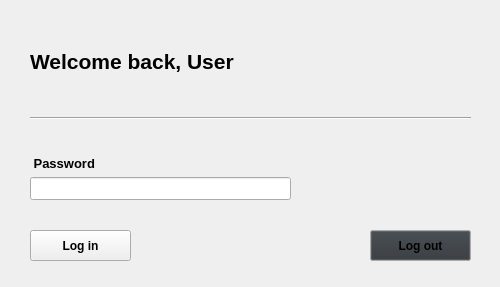
<?xml version="1.0" encoding="UTF-8"?>
<ui version="4.0">
 <class>Loginwindow</class>
 <widget class="QWidget" name="Loginwindow">
  <property name="geometry">
   <rect>
    <x>0</x>
    <y>0</y>
    <width>500</width>
    <height>287</height>
   </rect>
  </property>
  <property name="maximumSize">
   <size>
    <width>500</width>
    <height>400</height>
   </size>
  </property>
  <property name="windowTitle">
   <string>Password Manager - Log in</string>
  </property>
  <widget class="QLabel" name="LIwarningMsgLabel">
   <property name="geometry">
    <rect>
     <x>30</x>
     <y>210</y>
     <width>261</width>
     <height>16</height>
    </rect>
   </property>
   <property name="font">
    <font>
     <pointsize>8</pointsize>
    </font>
   </property>
   <property name="text">
    <string/>
   </property>
   <property name="alignment">
    <set>Qt::AlignmentFlag::AlignBottom|Qt::AlignmentFlag::AlignLeading|Qt::AlignmentFlag::AlignLeft</set>
   </property>
  </widget>
  <widget class="QPushButton" name="loginButton">
   <property name="geometry">
    <rect>
     <x>30</x>
     <y>230</y>
     <width>101</width>
     <height>31</height>
    </rect>
   </property>
   <property name="font">
    <font>
     <bold>true</bold>
    </font>
   </property>
   <property name="text">
    <string>Log in</string>
   </property>
  </widget>
  <widget class="QCheckBox" name="showLIpass">
   <property name="geometry">
    <rect>
     <x>270</x>
     <y>180</y>
     <width>41</width>
     <height>16</height>
    </rect>
   </property>
   <property name="focusPolicy">
    <enum>Qt::FocusPolicy::NoFocus</enum>
   </property>
   <property name="text">
    <string/>
   </property>
   <property name="icon">
    <iconset resource="resources.qrc">
     <normaloff>:/new/prefix1/resources/hide.png</normaloff>:/new/prefix1/resources/hide.png</iconset>
   </property>
  </widget>
  <widget class="QWidget" name="verticalLayoutWidget_2">
   <property name="geometry">
    <rect>
     <x>30</x>
     <y>120</y>
     <width>261</width>
     <height>80</height>
    </rect>
   </property>
   <layout class="QVBoxLayout" name="verticalLayout_2">
    <item>
     <widget class="QLabel" name="label_5">
      <property name="font">
       <font>
        <pointsize>10</pointsize>
        <bold>true</bold>
       </font>
      </property>
      <property name="text">
       <string> Password</string>
      </property>
      <property name="alignment">
       <set>Qt::AlignmentFlag::AlignBottom|Qt::AlignmentFlag::AlignLeading|Qt::AlignmentFlag::AlignLeft</set>
      </property>
     </widget>
    </item>
    <item>
     <widget class="QLineEdit" name="loginPassword">
      <property name="font">
       <font>
        <pointsize>10</pointsize>
        <bold>false</bold>
       </font>
      </property>
      <property name="maxLength">
       <number>50</number>
      </property>
      <property name="echoMode">
       <enum>QLineEdit::EchoMode::Password</enum>
      </property>
      <property name="clearButtonEnabled">
       <bool>true</bool>
      </property>
     </widget>
    </item>
   </layout>
  </widget>
  <widget class="QWidget" name="horizontalLayoutWidget">
   <property name="geometry">
    <rect>
     <x>30</x>
     <y>10</y>
     <width>451</width>
     <height>102</height>
    </rect>
   </property>
   <layout class="QHBoxLayout" name="horizontalLayout">
    <item>
     <widget class="QLabel" name="welcomeLabel">
      <property name="font">
       <font>
        <pointsize>16</pointsize>
        <bold>true</bold>
       </font>
      </property>
      <property name="text">
       <string>Welcome back, User</string>
      </property>
      <property name="textFormat">
       <enum>Qt::TextFormat::AutoText</enum>
      </property>
      <property name="alignment">
       <set>Qt::AlignmentFlag::AlignLeading|Qt::AlignmentFlag::AlignLeft|Qt::AlignmentFlag::AlignVCenter</set>
      </property>
     </widget>
    </item>
    <item>
     <widget class="QLabel" name="label">
      <property name="minimumSize">
       <size>
        <width>100</width>
        <height>100</height>
       </size>
      </property>
      <property name="maximumSize">
       <size>
        <width>100</width>
        <height>100</height>
       </size>
      </property>
      <property name="text">
       <string/>
      </property>
      <property name="pixmap">
       <pixmap resource="resources.qrc">:/new/prefix1/resources/password-manager.png</pixmap>
      </property>
      <property name="scaledContents">
       <bool>true</bool>
      </property>
     </widget>
    </item>
   </layout>
  </widget>
  <widget class="Line" name="line">
   <property name="geometry">
    <rect>
     <x>30</x>
     <y>110</y>
     <width>441</width>
     <height>16</height>
    </rect>
   </property>
   <property name="orientation">
    <enum>Qt::Orientation::Horizontal</enum>
   </property>
  </widget>
  <widget class="QPushButton" name="logoutButton">
   <property name="geometry">
    <rect>
     <x>370</x>
     <y>230</y>
     <width>101</width>
     <height>31</height>
    </rect>
   </property>
   <property name="palette">
    <palette>
     <active>
      <colorrole role="Button">
       <brush brushstyle="SolidPattern">
        <color alpha="255">
         <red>49</red>
         <green>54</green>
         <blue>59</blue>
        </color>
       </brush>
      </colorrole>
     </active>
     <inactive>
      <colorrole role="Button">
       <brush brushstyle="SolidPattern">
        <color alpha="255">
         <red>49</red>
         <green>54</green>
         <blue>59</blue>
        </color>
       </brush>
      </colorrole>
     </inactive>
     <disabled>
      <colorrole role="Button">
       <brush brushstyle="SolidPattern">
        <color alpha="255">
         <red>49</red>
         <green>54</green>
         <blue>59</blue>
        </color>
       </brush>
      </colorrole>
     </disabled>
    </palette>
   </property>
   <property name="font">
    <font>
     <bold>true</bold>
    </font>
   </property>
   <property name="text">
    <string>Log out</string>
   </property>
  </widget>
 </widget>
 <tabstops>
  <tabstop>loginPassword</tabstop>
  <tabstop>loginButton</tabstop>
  <tabstop>logoutButton</tabstop>
 </tabstops>
 <resources>
  <include location="resources.qrc"/>
 </resources>
 <connections/>
</ui>
